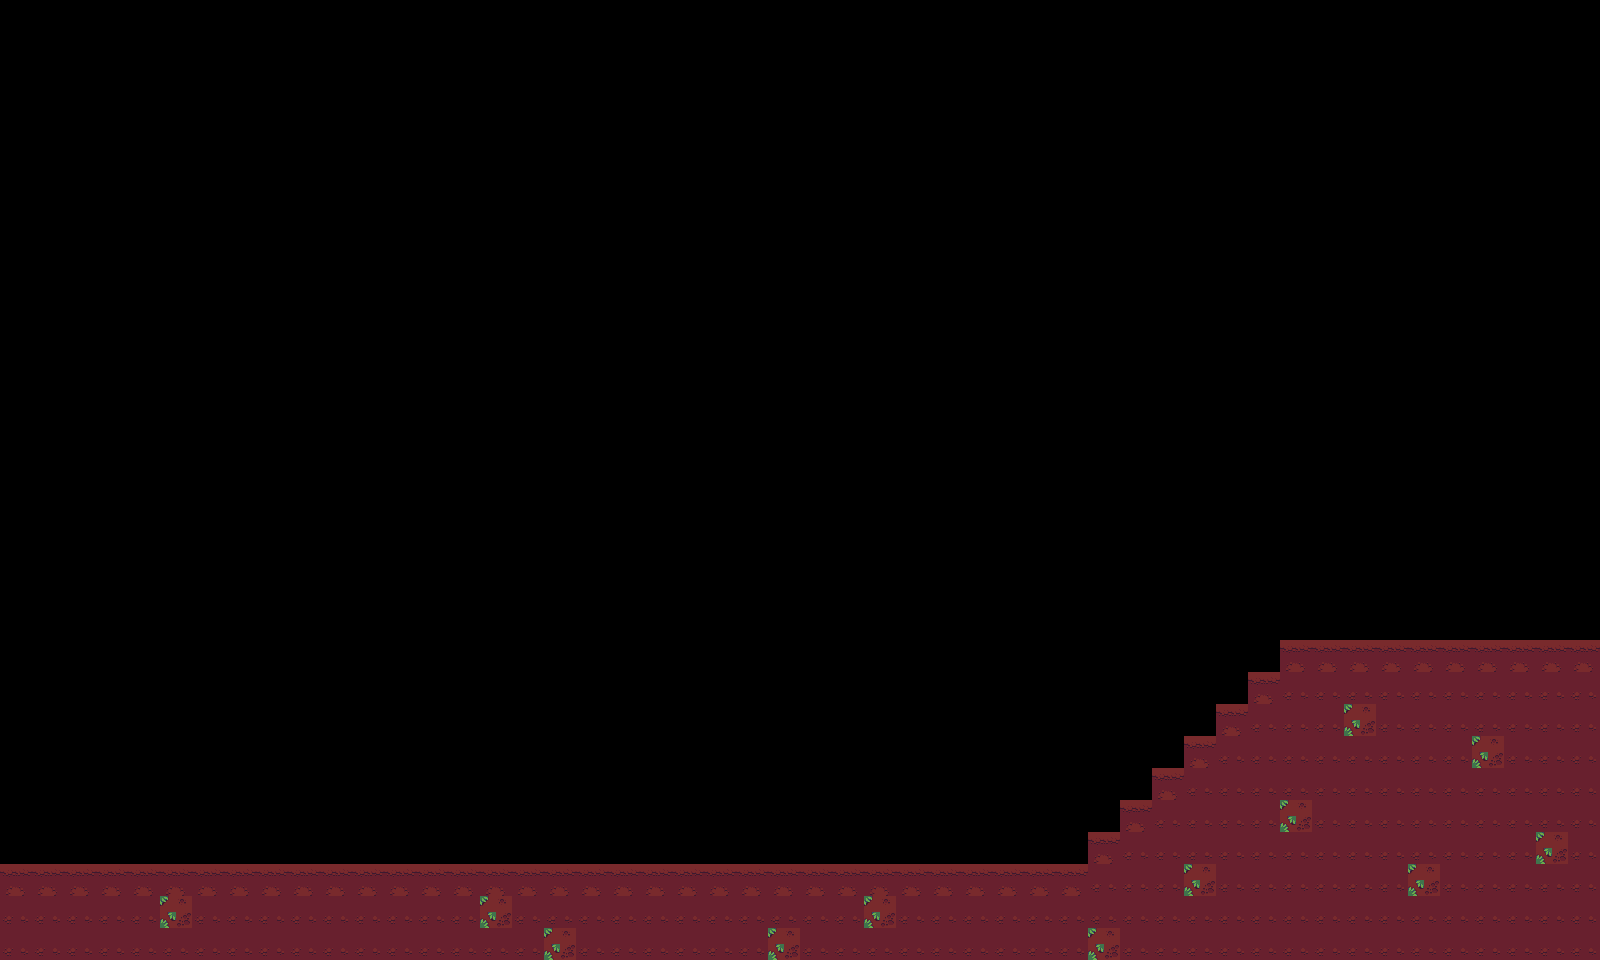

This game map was drawn from its Tiled (.tmx) file and the tilesets committed beside it. A one-line description and the full map source follow:
An orthogonal 50x30 tile map with 32x32 px tiles, 1 tile layer (TerrainTexture) and 8 objects.

<map version="1.5" tiledversion="2021.03.23" orientation="orthogonal" renderorder="right-down" width="50" height="30" tilewidth="32" tileheight="32" infinite="0" nextlayerid="3" nextobjectid="12">
 <tileset firstgid="1" source="Nature.tsx" />
 <layer id="1" name="TerrainTexture" width="50" height="30">
  <data encoding="csv">
0,0,0,0,0,0,0,0,0,0,0,0,0,0,0,0,0,0,0,0,0,0,0,0,0,0,0,0,0,0,0,0,0,0,0,0,0,0,0,0,0,0,0,0,0,0,0,0,0,0,
0,0,0,0,0,0,0,0,0,0,0,0,0,0,0,0,0,0,0,0,0,0,0,0,0,0,0,0,0,0,0,0,0,0,0,0,0,0,0,0,0,0,0,0,0,0,0,0,0,0,
0,0,0,0,0,0,0,0,0,0,0,0,0,0,0,0,0,0,0,0,0,0,0,0,0,0,0,0,0,0,0,0,0,0,0,0,0,0,0,0,0,0,0,0,0,0,0,0,0,0,
0,0,0,0,0,0,0,0,0,0,0,0,0,0,0,0,0,0,0,0,0,0,0,0,0,0,0,0,0,0,0,0,0,0,0,0,0,0,0,0,0,0,0,0,0,0,0,0,0,0,
0,0,0,0,0,0,0,0,0,0,0,0,0,0,0,0,0,0,0,0,0,0,0,0,0,0,0,0,0,0,0,0,0,0,0,0,0,0,0,0,0,0,0,0,0,0,0,0,0,0,
0,0,0,0,0,0,0,0,0,0,0,0,0,0,0,0,0,0,0,0,0,0,0,0,0,0,0,0,0,0,0,0,0,0,0,0,0,0,0,0,0,0,0,0,0,0,0,0,0,0,
0,0,0,0,0,0,0,0,0,0,0,0,0,0,0,0,0,0,0,0,0,0,0,0,0,0,0,0,0,0,0,0,0,0,0,0,0,0,0,0,0,0,0,0,0,0,0,0,0,0,
0,0,0,0,0,0,0,0,0,0,0,0,0,0,0,0,0,0,0,0,0,0,0,0,0,0,0,0,0,0,0,0,0,0,0,0,0,0,0,0,0,0,0,0,0,0,0,0,0,0,
0,0,0,0,0,0,0,0,0,0,0,0,0,0,0,0,0,0,0,0,0,0,0,0,0,0,0,0,0,0,0,0,0,0,0,0,0,0,0,0,0,0,0,0,0,0,0,0,0,0,
0,0,0,0,0,0,0,0,0,0,0,0,0,0,0,0,0,0,0,0,0,0,0,0,0,0,0,0,0,0,0,0,0,0,0,0,0,0,0,0,0,0,0,0,0,0,0,0,0,0,
0,0,0,0,0,0,0,0,0,0,0,0,0,0,0,0,0,0,0,0,0,0,0,0,0,0,0,0,0,0,0,0,0,0,0,0,0,0,0,0,0,0,0,0,0,0,0,0,0,0,
0,0,0,0,0,0,0,0,0,0,0,0,0,0,0,0,0,0,0,0,0,0,0,0,0,0,0,0,0,0,0,0,0,0,0,0,0,0,0,0,0,0,0,0,0,0,0,0,0,0,
0,0,0,0,0,0,0,0,0,0,0,0,0,0,0,0,0,0,0,0,0,0,0,0,0,0,0,0,0,0,0,0,0,0,0,0,0,0,0,0,0,0,0,0,0,0,0,0,0,0,
0,0,0,0,0,0,0,0,0,0,0,0,0,0,0,0,0,0,0,0,0,0,0,0,0,0,0,0,0,0,0,0,0,0,0,0,0,0,0,0,0,0,0,0,0,0,0,0,0,0,
0,0,0,0,0,0,0,0,0,0,0,0,0,0,0,0,0,0,0,0,0,0,0,0,0,0,0,0,0,0,0,0,0,0,0,0,0,0,0,0,0,0,0,0,0,0,0,0,0,0,
0,0,0,0,0,0,0,0,0,0,0,0,0,0,0,0,0,0,0,0,0,0,0,0,0,0,0,0,0,0,0,0,0,0,0,0,0,0,0,0,0,0,0,0,0,0,0,0,0,0,
0,0,0,0,0,0,0,0,0,0,0,0,0,0,0,0,0,0,0,0,0,0,0,0,0,0,0,0,0,0,0,0,0,0,0,0,0,0,0,0,0,0,0,0,0,0,0,0,0,0,
0,0,0,0,0,0,0,0,0,0,0,0,0,0,0,0,0,0,0,0,0,0,0,0,0,0,0,0,0,0,0,0,0,0,0,0,0,0,0,0,0,0,0,0,0,0,0,0,0,0,
0,0,0,0,0,0,0,0,0,0,0,0,0,0,0,0,0,0,0,0,0,0,0,0,0,0,0,0,0,0,0,0,0,0,0,0,0,0,0,0,0,0,0,0,0,0,0,0,0,0,
0,0,0,0,0,0,0,0,0,0,0,0,0,0,0,0,0,0,0,0,0,0,0,0,0,0,0,0,0,0,0,0,0,0,0,0,0,0,0,0,0,0,0,0,0,0,0,0,0,0,
0,0,0,0,0,0,0,0,0,0,0,0,0,0,0,0,0,0,0,0,0,0,0,0,0,0,0,0,0,0,0,0,0,0,0,0,0,0,0,0,5,5,5,5,5,5,5,5,5,5,
0,0,0,0,0,0,0,0,0,0,0,0,0,0,0,0,0,0,0,0,0,0,0,0,0,0,0,0,0,0,0,0,0,0,0,0,0,0,0,5,18,18,18,18,18,18,18,18,18,18,
0,0,0,0,0,0,0,0,0,0,0,0,0,0,0,0,0,0,0,0,0,0,0,0,0,0,0,0,0,0,0,0,0,0,0,0,0,0,5,18,18,18,14,18,18,18,18,18,18,18,
0,0,0,0,0,0,0,0,0,0,0,0,0,0,0,0,0,0,0,0,0,0,0,0,0,0,0,0,0,0,0,0,0,0,0,0,0,5,18,18,18,18,18,18,18,18,14,18,18,18,
0,0,0,0,0,0,0,0,0,0,0,0,0,0,0,0,0,0,0,0,0,0,0,0,0,0,0,0,0,0,0,0,0,0,0,0,5,18,18,18,18,18,18,18,18,18,18,18,18,18,
0,0,0,0,0,0,0,0,0,0,0,0,0,0,0,0,0,0,0,0,0,0,0,0,0,0,0,0,0,0,0,0,0,0,0,5,18,18,18,18,14,18,18,18,18,18,18,18,18,18,
0,0,0,0,0,0,0,0,0,0,0,0,0,0,0,0,0,0,0,0,0,0,0,0,0,0,0,0,0,0,0,0,0,0,5,18,18,18,18,18,18,18,18,18,18,18,18,18,14,18,
5,5,5,5,5,5,5,5,5,5,5,5,5,5,5,5,5,5,5,5,5,5,5,5,5,5,5,5,5,5,5,5,5,5,18,18,18,14,18,18,18,18,18,18,14,18,18,18,18,18,
18,18,18,18,18,14,18,18,18,18,18,18,18,18,18,14,18,18,18,18,18,18,18,18,18,18,18,14,18,18,18,18,18,18,18,18,18,18,18,18,18,18,18,18,18,18,18,18,18,18,
18,18,18,18,18,18,18,18,18,18,18,18,18,18,18,18,18,14,18,18,18,18,18,18,14,18,18,18,18,18,18,18,18,18,14,18,18,18,18,18,18,18,18,18,18,18,18,18,18,18
</data>
 </layer>
 <objectgroup id="2" name="TerrainObjects" visible="0">
  <object id="2" x="-1.1579" y="863" width="1600.97" height="95.2895" />
  <object id="4" x="1279.03" y="637.5" width="320.763" height="224.132" />
  <object id="6" x="1246.82" y="669.711" width="32.2105" height="193.263" />
  <object id="7" x="1215.95" y="703.263" width="29.5263" height="157.026" />
  <object id="8" x="1183.74" y="734.132" width="29.5263" height="128.842" />
  <object id="9" x="1150.18" y="767.684" width="33.5526" height="93.9474" />
  <object id="10" x="1122" y="798.553" width="25.5" height="63.0789" />
  <object id="11" x="1087.11" y="830.763" width="32.2105" height="32.2105" />
 </objectgroup>
</map>
